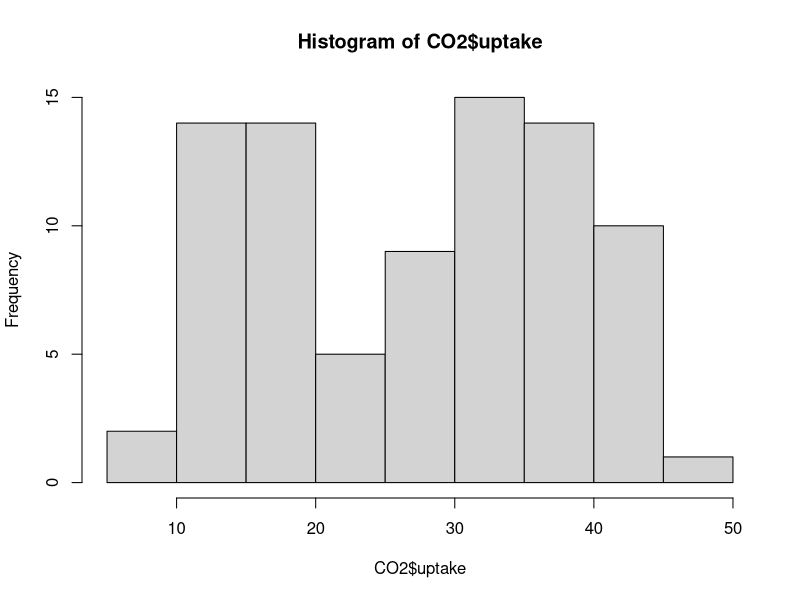
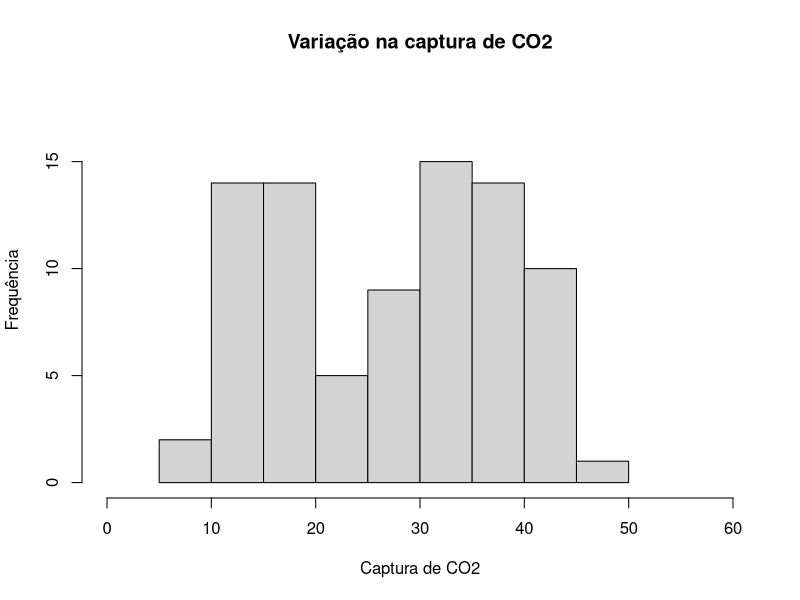
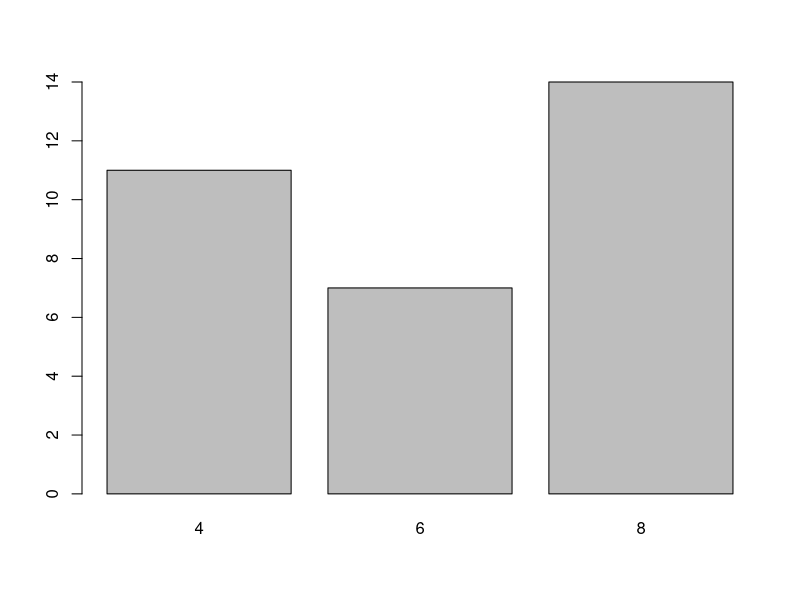
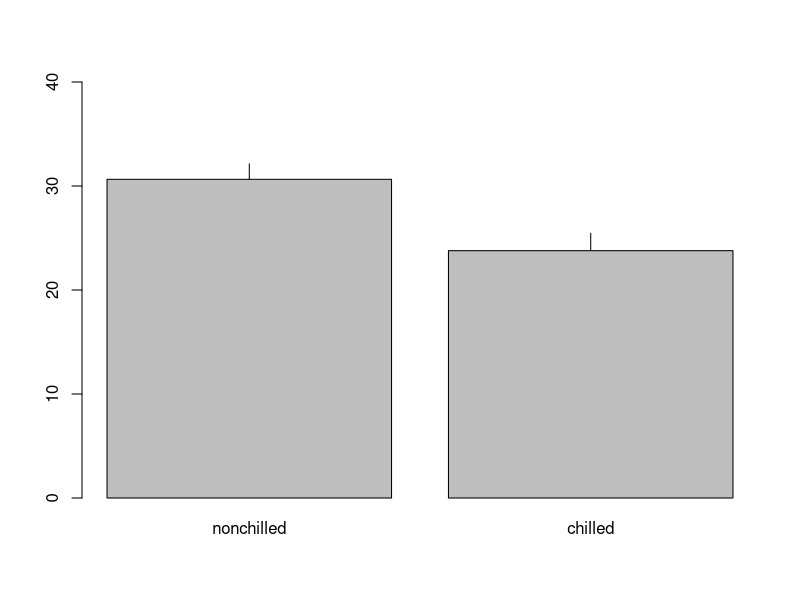
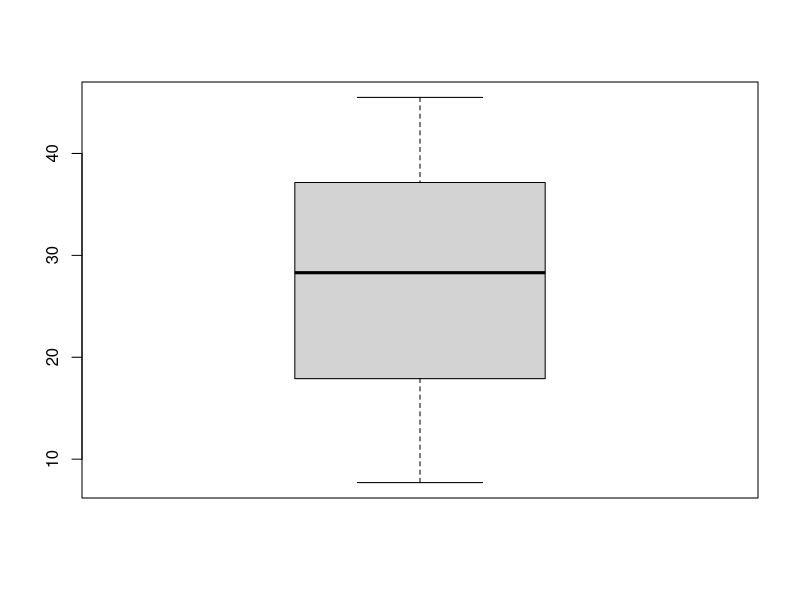
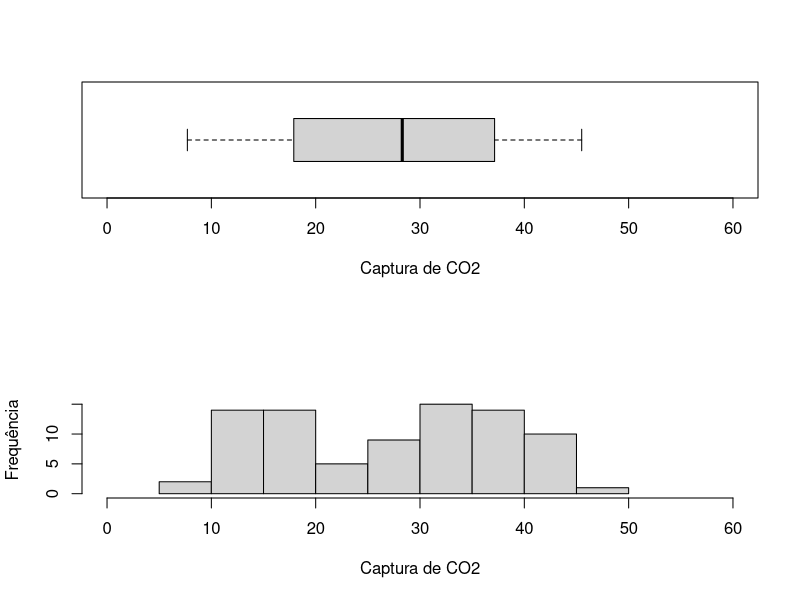
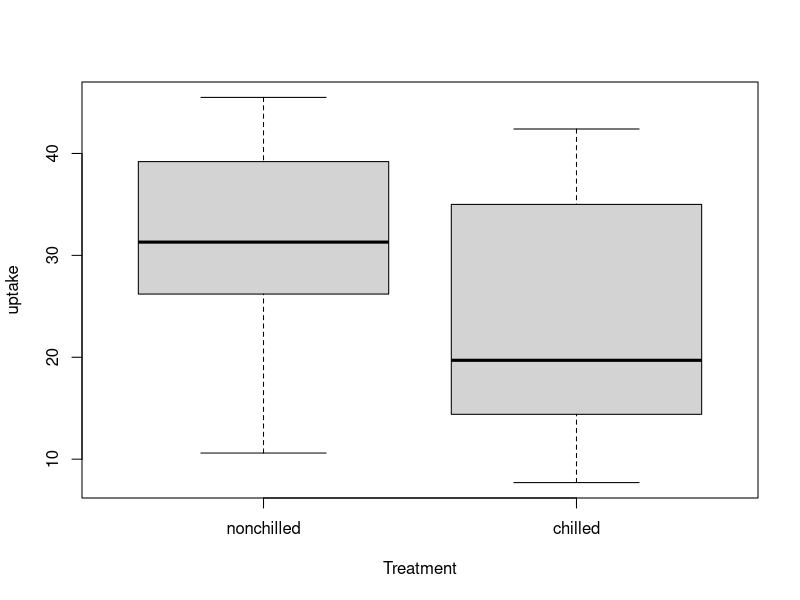
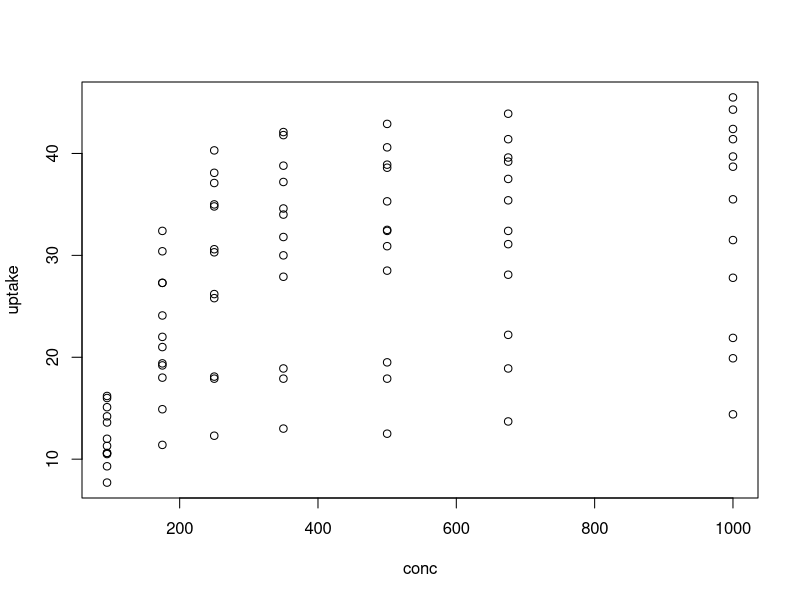

Write the R code that produced these figures, in order.
## ---- chunk 1
hist(x = CO2$uptake)
## ---- chunk 2
hist(x = CO2$uptake, main = "Variação na captura de CO2", xlab = "Captura de CO2", ylab = "Frequência",
     xlim = c(0, 60), ylim = c(0, 18))
## ---- chunk 3
## variacao no número de observacoes disponiveis para carros com 3, 6 e 8 cilindros
table(mtcars$cyl)
## criando um gráfico de barras para visualizar estes números
barplot(height = table(mtcars$cyl))
## ---- chunk 4
## calculando as médias
(medias <- by(data = CO2$uptake, INDICES = list(CO2$Treatment), FUN = mean))
## coagindo o objeto a ser um vetor
(medias <- as.vector(medias))
## adicionando nomes a cada elemento desse vetor
names(medias) <- c("nonchilled", "chilled")
## verificando objeto
medias
## repetindo o procedimento acima para os erros
(erro <- by(data = CO2$uptake, INDICES = list(CO2$Treatment), FUN = sd))
(erro <- as.vector(erro))
names(erro) <- c("nonchilled", "chilled")
erro
## calculando erro padrao como: sd/sqrt(n)
## temos table(CO2$Treatment) = 42 observacoes de cada tratamento, logo:
(erro <- erro/sqrt(42))
## plotando os valores das médias
barplot(height = medias, ylim = c(0, 40))
## plotando os valores dos erros padrão, indexando cada barra e cada erro um por vez
segments(x0 = 0.7, x1 = 0.7, y0 = medias[1], y1 = medias[1] + erro[1]) # para o primeiro tratamento
segments(x0 = 1.9, x1 = 1.9, y0 = medias[2], y1 = medias[2] + erro[2]) # para o primeiro tratamento
## ---- chunk 5
boxplot(x = CO2$uptake)
## ---- chunk 6
par(mfrow = c(2, 1))
boxplot(x = CO2$uptake, xlab = "Captura de CO2", ylim = c(0, 60), horizontal = TRUE)
hist(x = CO2$uptake, main = "", xlab = "Captura de CO2", ylab = "Frequência", xlim = c(0, 60), ylim = c(0, 18))
par(mfrow = c(1, 1))
## ---- chunk 7
boxplot(uptake ~ Treatment, data = CO2)
## ---- chunk 8
plot(uptake ~ conc, data = CO2)
## ---- chunk 9
plot(uptake ~ conc, data = CO2, pch = 1)
plot(uptake ~ conc, data = CO2, pch = 16)
plot(uptake ~ conc, data = CO2, pch = 21)
## ---- chunk 10
plot(uptake ~ conc, data = CO2, pch = "@")
## ---- chunk 11
plot(uptake ~ conc, data = CO2, pch = 16, cex = 0.5)
plot(uptake ~ conc, data = CO2, pch = 16, cex = 1)
plot(uptake ~ conc, data = CO2, pch = 16, cex = 2)
## ---- chunk 12
# criando a figura vazia
plot(uptake ~ conc, data = CO2, type = "n")
# adicionando os pontos correspondentes a cada um dos dois tratamentos
points(uptake ~ conc, data = CO2[CO2$Treatment == "nonchilled",], pch = 16)
points(uptake ~ conc, data = CO2[CO2$Treatment == "chilled",], pch = 21)
## ---- chunk 13
# modificando a cor da borda
plot(uptake ~ conc, data = CO2, pch = 1, col = "indianred3")
plot(uptake ~ conc, data = CO2, pch = 1, col = "indianred3", bg = "grey70") # nao funciona!
# modificando a cor do preenchimento
plot(uptake ~ conc, data = CO2, pch = 16, col = "indianred3")
plot(uptake ~ conc, data = CO2, pch = 16, col = "indianred3", bg = "grey70") # nao funciona!
# modificando a cor da borda e do preenchimento
plot(uptake ~ conc, data = CO2, pch = 21, col = "indianred3") # muda somente a cor da borda
plot(uptake ~ conc, data = CO2, pch = 21, col = "indianred3", bg = "grey70") # muda a cor da borda e do preenchimento
## ---- chunk 14
boxplot(uptake ~ Treatment, data = CO2, col = c("red", "blue"), 
        lwd = c(0.5, 2), lty = c(1, 2))
## ---- chunk 15
## criando um modelo para descrever a relação entre a captura e a concentração de CO2
modelo <- lm(uptake ~ conc, data = CO2)
## plotando a figura principal
plot(uptake ~ conc, data = CO2, pch = 21, bg = "indianred3")
## adicionando a linha de tendencia
abline(reg = modelo, lwd = 3, lty = 1, col = "dodgerblue3") # direto através do modelo
abline(a = 0, b = 0.05, lwd = 3, lty = 2, col = "forestgreen") # uma linha de referencia com intercepto a = 0 e slope b = 0.05
abline(v = 600, lwd = 3, lty = 3, col = "gold3") # uma linha de referencia no eixo x
abline(h = 30, lwd = 3, lty = 4, col = "firebrick2") # uma linha de referencia no eixo y
## ---- chunk 16
plot(uptake ~ conc, data = CO2, pch = 21, bg = "indianred3", 
     main = "Captura ~ Concentração", ylab = "Captura de CO2", xlab = "Concentração de CO2",
     cex.main = 2, cex.lab = 1.5, cex.axis = 1)
## ---- chunk 17
plot(uptake ~ conc, data = CO2, pch = 21, bg = "indianred3", 
     main = "Captura ~ Concentração", ylab = "Captura de CO2", xlab = "Concentração de CO2",
     cex.main = 2, cex.lab = 1.5, cex.axis = 1, 
     col.main = "blue", col.lab = "gold3", col.axis = "forestgreen")
## ---- chunk 18
plot(uptake ~ conc, data = CO2, pch = 21, bg = "indianred3", 
     main = "Captura ~ Concentração", ylab = "Captura de CO2", xlab = "Concentração de CO2",
     cex.main = 2, cex.lab = 1.5, cex.axis = 1, 
     col.main = "blue", col.lab = "gold3", col.axis = "forestgreen",
     font.main = 3, font.lab = 2, font.axis = 1,
     family = "Times")
## ---- chunk 19
## vamos adicionar a fórmula do modelo à figura
modelo
## criando a figura
plot(uptake ~ conc, data = CO2, pch = 21, bg = "indianred3", 
     main = "Captura ~ Concentração", ylab = "Captura de CO2", xlab = "Concentração de CO2")
text(x = 600, y = 9, labels = "y = 19.50029 + 0.01773x", cex = 1.2, font = 2, col = "dodgerblue3")

## automatizando a extração dos valores da formula do modelo para adicionar à figura
paste("y =", coef(modelo)[1], "+", coef(modelo)[2], "x")
## plotando formula automaticamente
plot(uptake ~ conc, data = CO2, pch = 21, bg = "indianred3", 
     main = "Captura ~ Concentração", ylab = "Captura de CO2", xlab = "Concentração de CO2")
text(x = 600, y = 9, labels = paste("y =", coef(modelo)[1], "+", coef(modelo)[2], "x"), 
     cex = 1, font = 2, col = "dodgerblue3")
## ---- chunk 20
# criando a figura, sem os eixos
plot(uptake ~ conc, data = CO2, pch = 21, bg = "indianred3", axes = FALSE,
     main = "Captura ~ Concentração", ylab = "Captura de CO2", xlab = "Concentração de CO2")
# adicionando os valores do eixo de baixo, manipulando o número de ticks e a sua orientacao
axis(side = 1, at = seq(from = 0, to = 1100, by = 100), tcl = 0.5)
# adicionando os valores do eixo da esquerda, manipulando os valores que aparecerão
axis(side = 2, at = seq(from = 0, to = 45, by = 5), 
     labels = c(0, "", 10, "", 20, "", 30, "", 40, ""))
